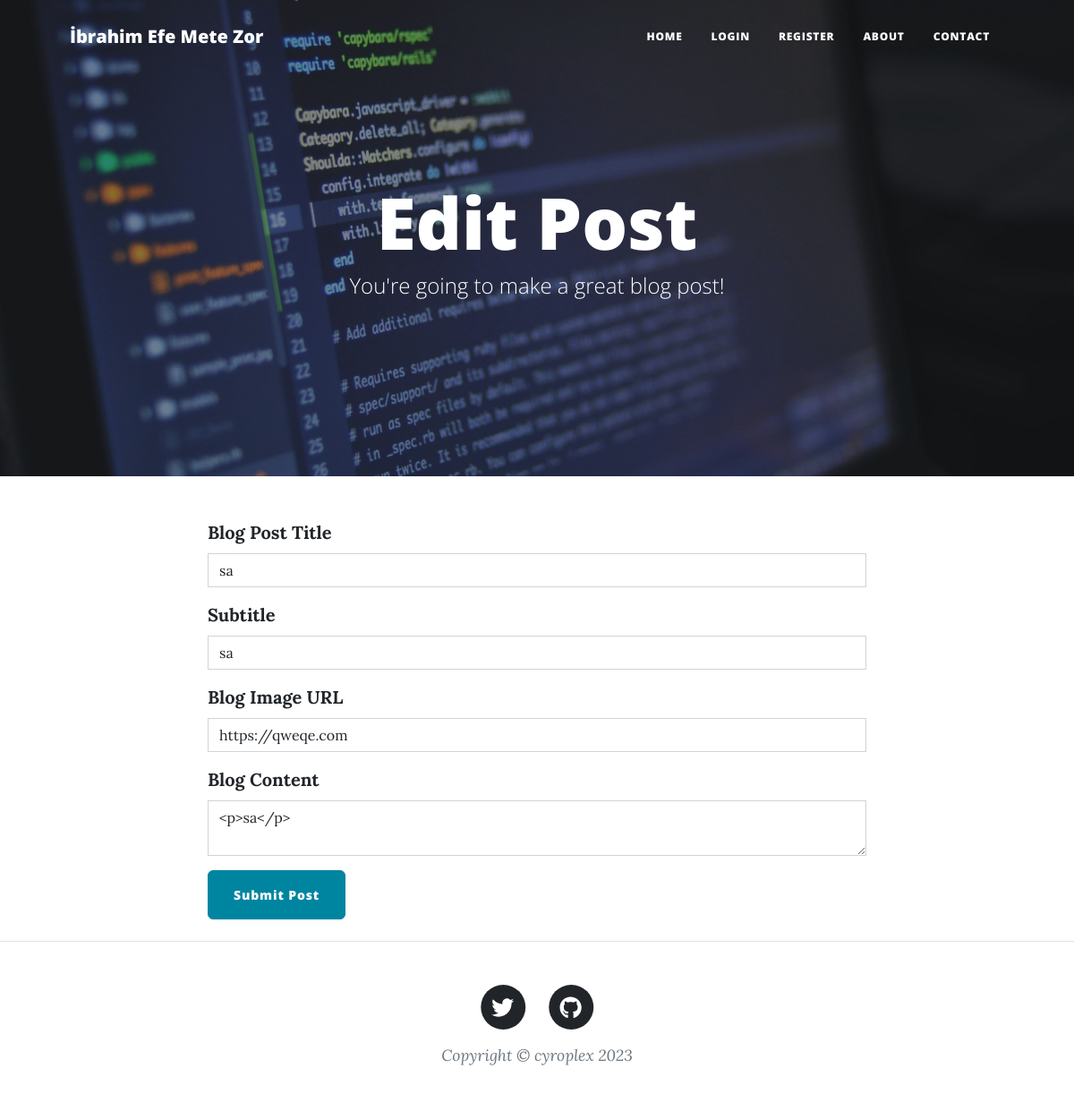
The page /edit-post/1 on the database its author committed.
### main.py (models this page shows)
class BlogPost(db.Model):
    __tablename__ = "blog_posts"
    id: Mapped[int] = mapped_column(Integer, primary_key=True)
    author_id: Mapped[int] = mapped_column(Integer, db.ForeignKey("users.id"))
    author = relationship("User", back_populates="posts")
    title: Mapped[str] = mapped_column(String(250), unique=True, nullable=False)
    subtitle: Mapped[str] = mapped_column(String(250), nullable=False)
    date: Mapped[str] = mapped_column(String(250), nullable=False)
    body: Mapped[str] = mapped_column(Text, nullable=False)
    img_url: Mapped[str] = mapped_column(String(250), nullable=False)
    comments = relationship("Comment", back_populates="parent_post")

### main.py (the view, shortened to what this page needs)
@app.route("/edit-post/<int:post_id>", methods=["GET", "POST"])
def edit_post(post_id):
    post = db.get_or_404(BlogPost, post_id)
    edit_form = CreatePostForm(
        title=post.title,
        subtitle=post.subtitle,
        img_url=post.img_url,
        author=post.author,
        body=post.body
    )
    return render_template("make-post.html", form=edit_form, is_edit=True, current_user=current_user)

### forms.py
class CreatePostForm(FlaskForm):
    title = StringField("Blog Post Title", validators=[DataRequired()])
    subtitle = StringField("Subtitle", validators=[DataRequired()])
    img_url = StringField("Blog Image URL", validators=[DataRequired(), URL()])
    body = CKEditorField("Blog Content", validators=[DataRequired()])
    submit = SubmitField("Submit Post")

### templates/make-post.html (shortened to what this page needs)
{% from "bootstrap5/form.html" import render_form %}
{% block content %}
{% include "header.html" %}
<header
  class="masthead"
  style="background-image: url('../static/assets/img/bg.jpg')"
>
  <div class="container position-relative px-4 px-lg-5">
    <div class="row gx-4 gx-lg-5 justify-content-center">
      <div class="col-md-10 col-lg-8 col-xl-7">
        <div class="page-heading">
          {% if is_edit: %}
          <h1>Edit Post</h1>
          {% else: %}
          <h1>New Post</h1>
          {% endif %}
          <span class="subheading"
            >You're going to make a great blog post!</span
          >
        </div>
      </div>
    </div>
  </div>
</header>
<main class="mb-4">
  <div class="container">
    <div class="row">
      <div class="col-lg-8 col-md-10 mx-auto">
        {{ render_form(form, novalidate=True, button_map={"submit": "primary"}) }}
      </div>
    </div>
  </div>
</main>
{% include "footer.html" %} {% endblock %}

### rows shown on the page
BlogPost: title "sa", subtitle "sa", img_url "https://qweqe.com", body "<p>sa</p>"
